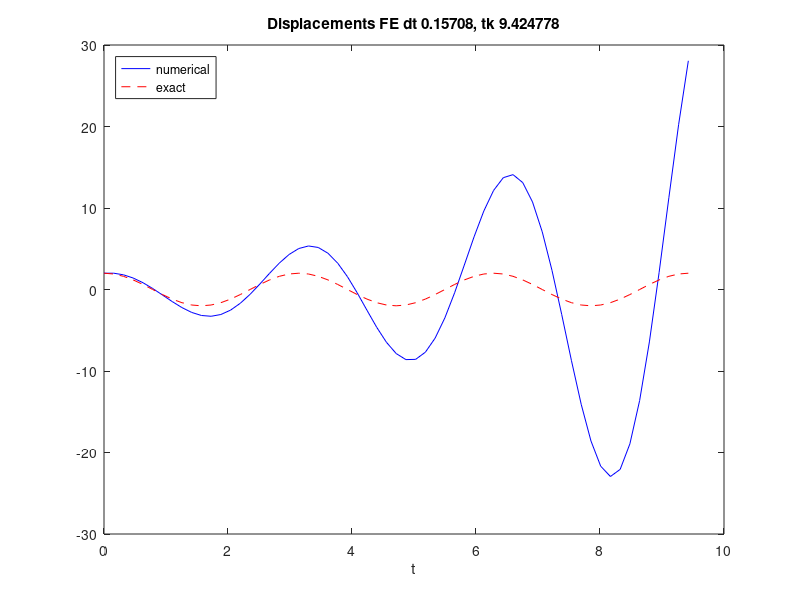

Write the MATLAB code that produced this figure. (Note: this script raises an error after producing the figure.)
% Mattia Cipriani Exercise 4.10
% Oscillating system solved with Forward Euler Method and energy
% calcultaion 

omega0 = 2;

% Initial condition
X_0 = 2;

T0 = 2*pi/omega0; % Period of the function
dt = T0/20; % time step
tk = 3*T0;  

N_t = floor(tk/dt); % number of steps
t = linspace(0, N_t*dt, N_t+1);
% arrays for position and velocity
u = zeros(N_t+1, 1);
v = zeros(N_t+1, 1);

% Boundery condition
u(1) = X_0;
v(1) = 0;

% Step equations forward in time
for n = 1:N_t
    % Forward Euler Method
    u(n+1) = u(n) + dt*v(n);
    v(n+1) = v(n) - dt*omega0^2*u(n);
end

% plot the solution of the Forward Euler Methode, comparing it with the
% exact solution 
figure % save the figure
plot(t, u, 'b-', t, X_0*cos(omega0*t), 'r--');
legend('numerical', 'exact', 'Location','northwest');
title(sprintf('Displacements FE dt %g, tk %f', dt, tk))
xlabel('t');

% calculate all the energies and plot all of them
% call the osc_energy function for computing energy
[E,Up,K] = osc_energy(u, v, omega0);
% plot Potential and Kinetic Energy in the same plot
figure
plot(t,Up,'r-',t,K,'g-');
xlabel('t');
ylabel('Energy');
legend('Potential Energy','Kinetic Energy');
% plot Total Energy
figure
plot(t, E,'b-');
xlabel('t');
ylabel('Total Energy');
title('Total Energy = Potential Energy + Kinetic Energy');